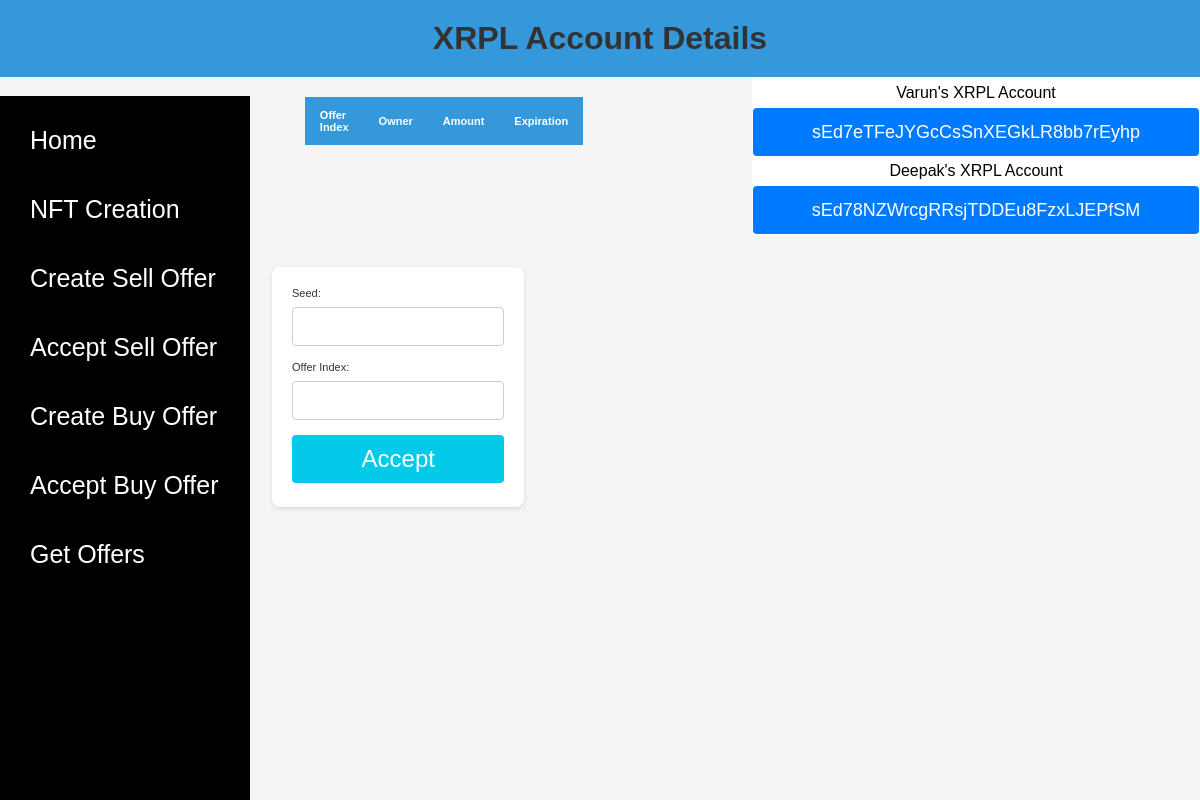
Page /accept_buy_offer/ (signed in) on the committed database.
### nft_api/models.py (models this page shows)
class XRPL_Model(models.Model):
    user = models.OneToOneField(User, on_delete=models.CASCADE)
    account_address = models.CharField(max_length=100)
    seed = models.CharField(max_length=100)
    created_at = models.DateTimeField(default=datetime.now)
    def __str__(self):
        return f"{self.user.username}'s XRPL Account"

### nft_api/views.py (the view, shortened to what this page needs)
# urls.py: path('accept_buy_offer/', views.accept_buy_offer_view, name='accept_buy_offer'),
def accept_buy_offer_view(request):
    if not request.user.is_authenticated:
        return redirect('login')
    xrpl_data = None
    if request.user.is_authenticated:
        user_id = request.user.id
        try:
            xrpl_data = XRPL_Model.objects.get(user_id=user_id)
        except XRPL_Model.DoesNotExist:
            pass
    seed = xrpl_data.seed if xrpl_data else ""
    if request.method == 'POST':
        form = AcceptBuyOfferForm(request.POST)
        if form.is_valid():
            JSON_RPC_URL = "https://s.altnet.rippletest.net:51234/"
            client = JsonRpcClient(JSON_RPC_URL)
            seed = form.cleaned_data.get('seed')
            offer_index = form.cleaned_data['offer_index']
            try:
                buyer_wallet = Wallet.from_seed(seed=seed, algorithm="ed25519")
                client = JsonRpcClient(testnet_url)
                accept_offer_tx = NFTokenAcceptOffer(
                    account=buyer_wallet.classic_address,
                    nftoken_buy_offer=offer_index
                )
                response = submit_and_wait(accept_offer_tx, client, buyer_wallet)
                return render(request, 'nft_api/accept_buy_offer_success.html', {'accept_offer_tx': accept_offer_tx})
            except Exception as e:
                error_message = str(e)
                if "tecEXPIRED" in error_message:
                    return render(request, 'nft_api/buy_offer_expired.html')
    else:
        form = AcceptBuyOfferForm()
        xrpl_accounts = XRPL_Model.objects.exclude(user=request.user)
        json_rpc_url = "https://s.altnet.rippletest.net:51234/"
        client = JsonRpcClient(json_rpc_url)
        wallet = Wallet.from_seed(seed=seed)
        classic_address = wallet.classic_address
        account_objects_request = AccountObjects(account=classic_address)
        response = client.request(account_objects_request)
        account_objects = response.result.get("account_objects", [])
        nft_offer_data = []
        context = {'form': form, 'nft_offer_data': nft_offer_data, 'xrpl_accounts':xrpl_accounts}
        return render(request, "nft_api/buyer_data.html", context)

### nft_api/forms.py
class AcceptBuyOfferForm(forms.Form):
    seed = forms.CharField(max_length=64, label='Seed')
    offer_index = forms.CharField(label='Offer Index')

### nft_api/templates/nft_api/buyer_data.html (shortened to what this page needs)
<!DOCTYPE html>
<html>
<head>
</head>
<body>
    <h1>XRPL Account Details</h1>
    <div id="hidden">
        <div class="table_form">
        <div class="table-container">
        <table>
            <thead>
                <tr>
                    <th>Offer Index</th>
                    <th>Owner</th>
                    <th>Amount</th>
                    <th>Expiration</th>
                </tr>
            </thead>
        </table>
        </div>
        <div class="data-nft-container" id="nft-container">
          {% for xrpl_accountss in xrpl_accounts %}
          <div class="account-name">{{xrpl_accountss}}</div>
          <div class="nft-data">
            <button class="seed-Data-Value2" style="width: 100%; height:3rem; font-size:18px" type="button" data-value2={{xrpl_accountss.seed}}>{{xrpl_accountss.seed}}</button>
          </div>
          {% endfor %}
        </div>
        <div class="form__data">
        <form method="post" enctype="multipart/form-data" id="mint-form">
            <label for="{{ form.title.id_for_label }}" style="color: #333;">Seed:</label>
            {{ form.seed }}
            <label for="{{ form.nft_id.id_for_label }}" style="color: #333;">Offer Index:</label>
            {{ form.offer_index }}
            <div class="button-container">
                <button type="submit" style="background-color: #03cae8;width: 100% ;font-size: 1.5rem;">Accept</button>
            </div>
        </form>
      </div>
         </div>
  </div>
  <div class="nav-menu">
    <a href="{% url 'home' %}"><li>Home</li></a>
    <a href="{% url 'mint_nft' %}"><li>NFT Creation</li></a>
    <a href="{% url 'create_sell_offer' %}"><li>Create Sell Offer</li></a>
    <a href="{% url 'getdata' %}"><li>Accept Sell Offer</li></a>
    <a href="{% url 'create_buy_offer' %}"><li>Create Buy Offer</li></a>
    <a href="{% url 'accept_buy_offer' %}"><li>Accept Buy Offer</li></a>
    <a href="{% url 'get_offers' %}"><li>Get Offers</li></a>
    </div>
</body>
</html>

### nft_api/templates/nft_api/buyer_data.html (style rules this page uses)
* { margin: 0; padding: 0%; box-sizing: border-box; }
body { font-family: Arial, sans-serif; background-color: #f4f4f4; margin: 0; padding: 0; }
h1 { background-color: #3498db; color: #fff; text-align: center; padding: 20px; }
table { width: 80%; margin: 20px auto; border-collapse: collapse; background-color: #fff; }
th, td { padding: 12px 15px; text-align: left; }
th { background-color: #3498db; color: #fff; }
body { font-family: Arial, sans-serif; background-color: #f4f4f4; background-image: url('https://static.vecteezy.com/system/resources/previews/011/529/287/non_2x/nft-technology-background-made-with-binary-code-non-fungible-token-digital-crypto-art-blockchain-tech-concept-investment-in-cryptographic-matrix-background-with-digits-1-0-illustration-vector.jpg'); background-size: cover; }
h1 { color: #333; text-align: center; padding: 20px; }
form { background-color: #fff; padding: 20px; border-radius: 8px; box-shadow: 0 2px 4px rgba(0, 0, 0, 0.1); max-width: 341px; margin: 0 auto; height: 240px; margin-right: 8rem; }
label { display: block; margin-bottom: 8px; color: #666; }
input[type="text"], textarea { width: 100%; padding: 10px; margin-bottom: 15px; border: 1px solid #ccc; border-radius: 4px; font-size:15px; }
button { background-color: #007bff; color: #fff; border: none; padding: 10px 20px; border-radius: 4px; cursor: pointer; }
.nav-menu { background-color: rgb(0, 0, 0); width: 250px; height: 88vh; margin: 0; padding: 10px; list-style: none; display: flex; flex-direction: column; justify-content: flex-start; align-items: flex-start; position: absolute; top: 12%; }
.nav-menu a { text-decoration: none; font-size: 25px }
li { width: 100%; color: #fff; padding: 20px; }
.table_form { margin-left: 17rem; display:flex; justify-content: space-between; flex-wrap: wrap; font-size: 11px; gap:2rem; }
.table-container { max-height: 250px; overflow-y: auto; margin: 0 auto; }
.data-nft-container { width: 28rem; max-height: 242px; overflow-y: auto; background-color: white; margin-left: 6.5rem; border: 1px solid white; }
.account-name { color:black; text-align: center; margin: 6px 0; font-size: 1rem; }
.form__data { width:41%; }

### rows in the picture
XRPL_Model: user.username "Varun's XRPL Account", seed "sEd7eTFeJYGcCsSnXEGkLR8bb7rEyhp"
XRPL_Model: user.username "Deepak's XRPL Account", seed "sEd78NZWrcgRRsjTDDEu8FzxLJEPfSM"
